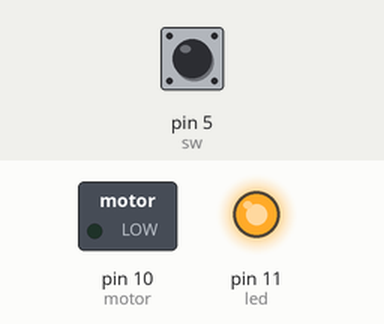
Simulated run of this sketch. Board: Arduino Uno, built with avr-gcc and run on an emulated ATmega328P. Shown: switched loads named in the sketch (green lamp = pin HIGH), output pins drawn as LEDs (lit = HIGH). The inputs (shaded band) are chosen by the test bench; at power-on: pin 5 (sw) HIGH.

Above: at 1.2 s.
1.3 s: pin 5 (sw) pulled LOW for 0.15 s
At 1.37 s:
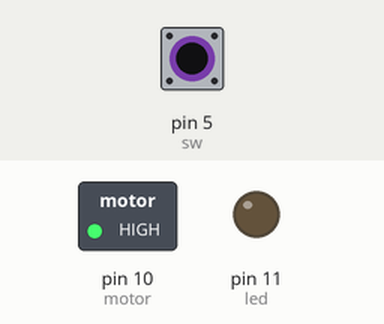
2.9 s: pin 5 (sw) pulled LOW for 3.2 s
At 7.2 s:
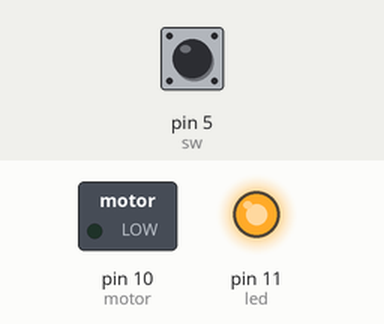
Timing chart, 0 to 8.7 s (numbered marks = the images above; inputs shaded):
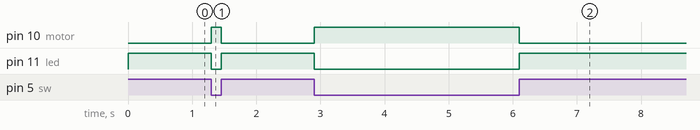

Measured:
- after the input at 1.3 s, pin 10 (motor): LOW → HIGH at once, → LOW 0.15 s later; pin 11 (led): HIGH → LOW at once, → HIGH 0.15 s later
- after the input at 2.9 s, pin 10 (motor): LOW → HIGH at once, → LOW 3.2 s later; pin 11 (led): HIGH → LOW at once, → HIGH 3.2 s later

The sketch:

step2.ino
```cpp
int motor = 10; //모터 10번핀으로 제어
int led = 11; //led 11번핀으로 제어
int sw = 5; //스위치 5번핀으로 제어

void setup()  {
  pinMode(motor, OUTPUT);
  pinMode(led, OUTPUT);
  pinMode(sw, INPUT_PULLUP); //스위치사용/sw를 인풋_풀업
}

void loop()  {
  if (digitalRead(sw) == LOW) //스위치 눌렀을때
  {
    digitalWrite(motor , HIGH);
    digitalWrite(led, LOW); //모터 작동, led 꺼짐
  }
  if (digitalRead(sw) == HIGH) //스위치 눌렀을때
  {
    digitalWrite(motor , LOW);
    digitalWrite(led, HIGH); //모터 작동, led 꺼짐

  }
}
```
